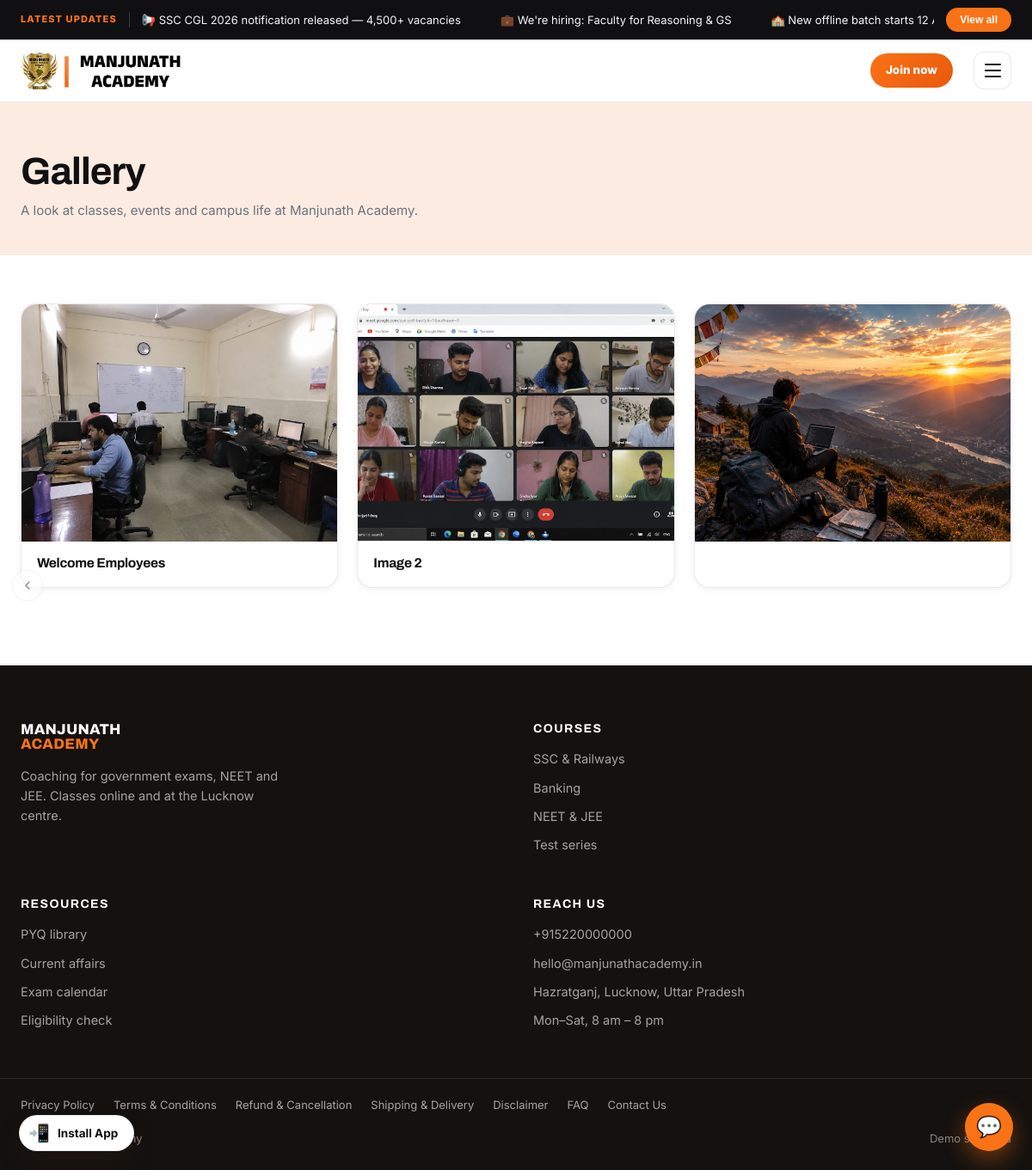
Page /gallery/ on the committed database.
### myapp/models.py (models this page shows, shortened)
class Notification(models.Model):
    order = models.PositiveIntegerField(default=0)
    text = models.CharField(max_length=200, help_text='Short scrolling line, e.g. "SSC CGL 2026 notification released — 4,500+ vacancies"')
    detail = models.TextField(blank=True, help_text='Longer text shown in the popup when a student taps this notification')
    link = models.URLField(blank=True, help_text='Official link (apply page, PDF, etc). Shown as a button in the popup.')
    is_active = models.BooleanField(default=True)
    created_at = models.DateTimeField(auto_now_add=True)
    class Meta:
        ordering = ['order', '-created_at']

class SiteSettings(models.Model):
    LOGO_TEXT = 'text'
    LOGO_IMAGE = 'image'
    LOGO_TYPE_CHOICES = [
        (LOGO_TEXT, 'Text logo'),
        (LOGO_IMAGE, 'Image logo'),
    ]
    logo_type = models.CharField(max_length=10, choices=LOGO_TYPE_CHOICES, default=LOGO_TEXT)
    logo_image = models.ImageField(upload_to='branding/', blank=True, null=True)
    favicon = models.ImageField(upload_to='branding/', blank=True, null=True)
    youtube_url = models.URLField(blank=True)
    whatsapp_number = models.CharField(max_length=15, blank=True, help_text='Digits only, with country code, e.g. 915220000000')
    footer_about = models.TextField(blank=True, default='Coaching for government exams, NEET and JEE. Classes online and at the Lucknow centre.')
    footer_address = models.CharField(max_length=200, blank=True, default='Hazratganj, Lucknow, Uttar Pradesh')
    footer_phone = models.CharField(max_length=20, blank=True, default='+915220000000')
    footer_email = models.EmailField(blank=True, default='hello@manjunathacademy.in')
    copyright_text = models.CharField(max_length=150, blank=True, default='Manjunath Academy')
    facebook_url = models.URLField(blank=True)
    instagram_url = models.URLField(blank=True)
    twitter_url = models.URLField(blank=True)
    telegram_url = models.URLField(blank=True)
    linkedin_url = models.URLField(blank=True)
    class Meta:
        verbose_name = 'Site settings'
        verbose_name_plural = 'Site settings'
    @classmethod
    def load(cls):
        obj, _ = cls.objects.get_or_create(pk=1)
        return obj
    @property
    def whatsapp_link(self):
        return f'https://wa.me/{self.whatsapp_number}' if self.whatsapp_number else ''

class GalleryImage(models.Model):
    order = models.PositiveIntegerField(default=0)
    title = models.CharField(max_length=150, blank=True)
    caption = models.CharField(max_length=300, blank=True)
    image = models.ImageField(upload_to='gallery/')
    is_active = models.BooleanField(default=True)
    created_at = models.DateTimeField(auto_now_add=True)
    class Meta:
        ordering = ['order', '-created_at']

### myapp/views.py (the view)
# urls.py: path('gallery/', views.gallery_page, name='gallery_page'),
def gallery_page(request):
    images = GalleryImage.objects.filter(is_active=True)
    return render(request, 'myapp/gallery_page.html', {'images': images})

### myapp/context_processors.py (called while the page is built)
def site_settings(request):
    return {
        'site_settings': SiteSettings.load(),
        'top_notifications': Notification.objects.filter(is_active=True),
        'chatbot_settings': ChatbotSettings.load(),
        'chatbot_questions': ChatbotQuestion.objects.filter(is_active=True),
        'hero': HeroSection.load(),
        'daily_current_card': DailyUpdateCard.load(DailyUpdateCard.CURRENT_AFFAIRS),
        'daily_news_card': DailyUpdateCard.load(DailyUpdateCard.DAILY_NEWS),
        'pwa_settings': PWASettings.load(),
        'sso_settings': SSOSettings.load(),
    }

### myapp/models.py (called while the page is built)
    @classmethod
    def load(cls):
        obj, _ = cls.objects.get_or_create(pk=1)
        return obj

    @classmethod
    def load(cls):
        obj, _ = cls.objects.get_or_create(pk=1)
        return obj

    @classmethod
    def load(cls, key):
        obj, _ = cls.objects.get_or_create(key=key, defaults={'key': key, **cls.DEFAULTS[key]})
        return obj

    @classmethod
    def load(cls):
        obj, _ = cls.objects.get_or_create(pk=1)
        return obj

    @property
    def effective_ios_icon(self):
        return self.ios_icon or self.android_icon

    @classmethod
    def load(cls):
        obj, _ = cls.objects.get_or_create(pk=1)
        return obj

### myapp/templates/myapp/gallery_page.html (shortened to what this page needs)
{% extends "myapp/base.html" %}
{% block content %}
<section class="gallery-page-hero">
  <div class="wrap">
    <h1>Gallery</h1>
    <p>A look at classes, events and campus life at Manjunath Academy.</p>
  </div>
</section>
<section class="gallery-section">
  <div class="wrap">
    {% if images %}
      <div class="gallery-grid">
        {% for image in images %}
        <article class="gallery-card">
          <img src="{{ image.image.url }}" alt="{{ image.title }}">
          {% if image.title or image.caption %}
          <div class="gallery-card-body">
            {% if image.title %}<h3>{{ image.title }}</h3>{% endif %}
          </div>
          {% endif %}
        </article>
        {% endfor %}
      </div>
    {% else %}
      <div class="gallery-empty">
        <span class="gallery-empty-ico">🖼️</span>
        No photos posted yet — check back soon.
      </div>
    {% endif %}
  </div>
</section>
{% endblock %}

### myapp/templates/myapp/base.html (shortened to what this page needs)
<!DOCTYPE html>
<html lang="en">
<head>
</head>
<body>
<div class="notif-bar" id="notifBar">
  <div class="wrap notif-inner">
    <span class="notif-label">Latest Updates</span>
    <div class="notif-track" id="notifTrack">
      {% for notification in top_notifications %}
      <a class="notif-item" href="#" data-detail="{{ notification.detail }}" data-link="{{ notification.link }}">{{ notification.text }}</a>
      {% endfor %}
    </div>
    <button class="notif-viewall" id="notifViewAll">View all</button>
  </div>
</div>
<header class="site-header" id="top">
  <div class="wrap header-inner">
    <a class="brand" href="{% url 'index' %}" aria-label="Manjunath Academy home">
      {% if site_settings.logo_type == 'image' and site_settings.logo_image %}
        <img class="brand-logo-img" src="{{ site_settings.logo_image.url }}" alt="Manjunath Academy">
      {% endif %}
    </a>
    <button class="menu-toggle" id="menuToggle" aria-expanded="false" aria-controls="primaryNav" aria-label="Open menu">
      <span></span><span></span><span></span>
    </button>
    {% if not user.is_authenticated %}
      <a class="nav-guest-cta" href="{% url 'signup' %}" data-i18n="nav_join_now">Join now</a>
    {% endif %}
  </div>
</header>
{% if request.path != '/' %}
<button type="button" class="back-fab" id="backBtn" aria-label="Go back">
  <svg viewBox="0 0 24 24" width="16" height="16" aria-hidden="true"><path d="m15 6-6 6 6 6" fill="none" stroke="currentColor" stroke-width="2.4" stroke-linecap="round" stroke-linejoin="round"/></svg>
</button>
{% endif %}
{% block content %}{% endblock %}
<footer class="site-footer" id="contact">
  <div class="wrap footer-grid">
    <div class="footer-brand">
      <span class="wordmark wordmark-light"><span>MANJUNATH</span><span>ACADEMY</span></span>
      <p>{{ site_settings.footer_about }}</p>
    </div>
    <div>
      <h4 data-i18n="footer_courses">Courses</h4>
      <ul><li><a href="#popular-courses" data-i18n="footer_ssc_railways">SSC &amp; Railways</a></li><li><a href="#popular-courses" data-i18n="footer_banking">Banking</a></li><li><a href="#popular-courses" data-i18n="footer_neet_jee">NEET &amp; JEE</a></li><li><a href="#test-series" data-i18n="footer_test_series">Test series</a></li></ul>
    </div>
    <div>
      <h4 data-i18n="footer_resources">Resources</h4>
      <ul><li><a href="#results" data-i18n="footer_pyq">PYQ library</a></li><li><a href="#results" data-i18n="footer_current_affairs">Current affairs</a></li><li><a href="{% url 'exam_calendar_page' %}" data-i18n="footer_exam_calendar">Exam calendar</a></li><li><a href="{% url 'eligibility_check' %}" data-i18n="footer_eligibility">Eligibility check</a></li></ul>
    </div>
    <div>
      <h4 data-i18n="footer_reach_us">Reach us</h4>
      <ul>
        {% if site_settings.footer_phone %}<li><a href="tel:{{ site_settings.footer_phone }}">{{ site_settings.footer_phone }}</a></li>{% endif %}
        {% if site_settings.footer_email %}<li><a href="mailto:{{ site_settings.footer_email }}">{{ site_settings.footer_email }}</a></li>{% endif %}
        {% if site_settings.footer_address %}<li>{{ site_settings.footer_address }}</li>{% endif %}
        <li data-i18n="footer_hours">Mon–Sat, 8 am – 8 pm</li>
      </ul>
    </div>
  </div>
  <div class="wrap footer-legal-row">
    <a href="{% url 'privacy_policy_page' %}" data-i18n="footer_privacy">Privacy Policy</a>
    <a href="{% url 'terms_conditions_page' %}" data-i18n="footer_terms">Terms &amp; Conditions</a>
    <a href="{% url 'refund_cancellation_page' %}" data-i18n="footer_refund">Refund &amp; Cancellation</a>
    <a href="{% url 'shipping_delivery_page' %}" data-i18n="footer_shipping">Shipping &amp; Delivery</a>
    <a href="{% url 'disclaimer_page' %}" data-i18n="footer_disclaimer">Disclaimer</a>
    <a href="{% url 'faq_page' %}" data-i18n="footer_faq">FAQ</a>
    <a href="{% url 'contact_us_page' %}" data-i18n="footer_contact_us">Contact Us</a>
  </div>
  <div class="wrap footer-base">
    <p>©  {{ site_settings.copyright_text }}</p>
    <p data-i18n="footer_demo">Demo site build</p>
  </div>
</footer>
{% if pwa_settings.is_enabled %}
<button type="button" class="install-fab" id="installFab" hidden>
  <span class="install-fab-ico">📲</span>
  <span>Install App</span>
</button>
{% endif %}
{% if chatbot_settings.is_enabled %}
<button class="chat-fab" id="chatFab" aria-label="Open chat with Manjunath Academy">💬</button>
{% endif %}
</body>
</html>

### rows in the picture
Notification: text "📢 SSC CGL 2026 notification released — 4,500+ vacancies"
Notification: text "💼 We're hiring: Faculty for Reasoning & GS"
Notification: text "🏫 New offline batch starts 12…"
SiteSettings: logo_image (picture), footer_about "Coaching for government exams, NEET and JEE. Classes online and at the Lucknow centre.", footer_phone "+915220000000", footer_email "hello@manjunathacademy.in", footer_address "Hazratganj, Lucknow, Uttar Pradesh"
GalleryImage: image (picture), title "Welcome Employees"
GalleryImage: image (picture), title "Image 2"
GalleryImage: image (picture)
